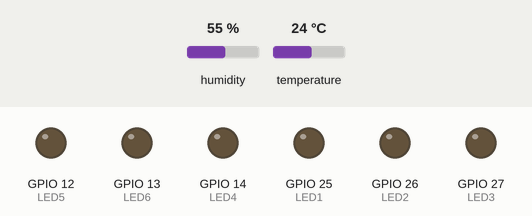
Recording of a sketch running on a simulated ESP32. Parts: output pins drawn as LEDs (lit = HIGH). Inputs (shaded band) come from the test bench; at power-on: humidity 55 %, temperature 24 °C. WiFi joins after 1.5 s; servers stay silent unless stated; uploads are accepted with an empty reply; what the sketch prints to the serial monitor is not drawn.

Above: at 0.0 s.
At 2.4 s:
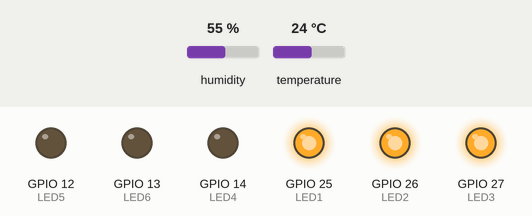
Timing chart, 0 to 3.9 s (numbered marks = the images above):
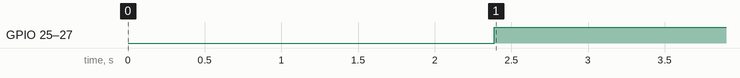

The sketch:

DHT11_ThingSpeak.ino
```cpp
// Este Projeto foi retirado do Livro IOT na prática do Curso Big Data e Inteligência Analítica da Faculdade Uniasselvi
// Este Código serve para Configurar o ESP32 na sua rede Wifi e Configurar o ThingSpeak para receber os dados do Sensor DHT11 para monitoramento da Temperatura Ambiente e Umidade do Ar
// Este Código pode ser reutilizado com outros sensores, bastando somente replicar a configuração de rede
// Para realizar a autenticação com o ThingSpeak, é necessário criar uma conta gratuita no site https://thingspeak.com/ e configurar seus canais.

// Chamando as bibliotecas

#include "ThingSpeak.h"
#include "DHT.h"
#include <WiFiClientSecure.h>

const char* ssid     = "ssid";     // Informar o ssid nome da rede Wifi
const char* password = "password";  // your network password
const char* server = "www.howsmyssl.com"; // Server URL // O certificado usado neste projeto é do exemplo WiFiClientSecure, caso a chave não funcione gere uma nova acessando o exemplo na biblioteca.
const char* test_root_ca= \
     "-----BEGIN CERTIFICATE-----\n" \
     "MIIDSjCCAjKgAwIBAgIQRK+wgNajJ7qJMDmGLvhAazANBgkqhkiG9w0BAQUFADA/\n" \
     "MSQwIgYDVQQKExtEaWdpdGFsIFNpZ25hdHVyZSBUcnVzdCBDby4xFzAVBgNVBAMT\n" \
     "DkRTVCBSb290IENBIFgzMB4XDTAwMDkzMDIxMTIxOVoXDTIxMDkzMDE0MDExNVow\n" \
     "PzEkMCIGA1UEChMbRGlnaXRhbCBTaWduYXR1cmUgVHJ1c3QgQ28uMRcwFQYDVQQD\n" \
     "Ew5EU1QgUm9vdCBDQSBYMzCCASIwDQYJKoZIhvcNAQEBBQADggEPADCCAQoCggEB\n" \
     "AN+v6ZdQCINXtMxiZfaQguzH0yxrMMpb7NnDfcdAwRgUi+DoM3ZJKuM/IUmTrE4O\n" \
     "rz5Iy2Xu/NMhD2XSKtkyj4zl93ewEnu1lcCJo6m67XMuegwGMoOifooUMM0RoOEq\n" \
     "OLl5CjH9UL2AZd+3UWODyOKIYepLYYHsUmu5ouJLGiifSKOeDNoJjj4XLh7dIN9b\n" \
     "xiqKqy69cK3FCxolkHRyxXtqqzTWMIn/5WgTe1QLyNau7Fqckh49ZLOMxt+/yUFw\n" \
     "7BZy1SbsOFU5Q9D8/RhcQPGX69Wam40dutolucbY38EVAjqr2m7xPi71XAicPNaD\n" \
     "aeQQmxkqtilX4+U9m5/wAl0CAwEAAaNCMEAwDwYDVR0TAQH/BAUwAwEB/zAOBgNV\n" \
     "HQ8BAf8EBAMCAQYwHQYDVR0OBBYEFMSnsaR7LHH62+FLkHX/xBVghYkQMA0GCSqG\n" \
     "SIb3DQEBBQUAA4IBAQCjGiybFwBcqR7uKGY3Or+Dxz9LwwmglSBd49lZRNI+DT69\n" \
     "ikugdB/OEIKcdBodfpga3csTS7MgROSR6cz8faXbauX+5v3gTt23ADq1cEmv8uXr\n" \
     "AvHRAosZy5Q6XkjEGB5YGV8eAlrwDPGxrancWYaLbumR9YbK+rlmM6pZW87ipxZz\n" \
     "R8srzJmwN0jP41ZL9c8PDHIyh8bwRLtTcm1D9SZImlJnt1ir/md2cXjbDaJWFBM5\n" \
     "JDGFoqgCWjBH4d1QB7wCCZAA62RjYJsWvIjJEubSfZGL*T0yjWW06XyxV3bqxbYo\n" \
     "Ob8VZRzI9neWagqNdwvYkQsEjgfbKbYK7p2CNTUQ\n" \
     "-----END CERTIFICATE-----\n";

//...BLOCO 1 - NOMEAR PINOS USADOS DO PROJETO...//

#define WriteAPIKey "API_KEY_NUMBER" // Informar a chave de escrita que foi cadastrada no ThingSpeak
#define Numero_Canal 0
#define DHTTYPE DHT11
#define DHTPIN 33

float umidade_ar = 0;
float temperatura = 0;

int LED1 = 25;
int LED2 = 26;
int LED3 = 27;
int LED4 = 14;
int LED5 = 12;
int LED6 = 13;

WiFiClient PCB_ESP32;
WiFiClientSecure client;

DHT SENSOR_DHT11(DHTPIN, DHTTYPE);

//...BLOCO 2 - CONFIGURAR PINOS USADOS NO PROJETO...//

void setup()
{
// Configurando o ESP32 na rede WiFi, Este trecho de código foi reutilizado da biblioteca de exemplos WiFiClientSecure

   //Initialize serial and wait for port to open:
  Serial.begin(115200);
  delay(100);

  Serial.print("Attempting to connect to SSID: ");
  Serial.println(ssid);
  WiFi.begin(ssid, password);

  // attempt to connect to Wifi network:
  while (WiFi.status() != WL_CONNECTED) {
    Serial.print(".");
    // wait 1 second for re-trying
    delay(1000);
  }

  Serial.print("Connected to:  ");
  Serial.println(ssid);

  client.setCACert(test_root_ca);
  //client.setCertificate(test_client_key); // for client verification
  //client.setPrivateKey(test_client_cert);  // for client verification

  Serial.println("\nStarting connection to server...");
  if (!client.connect(server, 443))
    Serial.println("Connection failed!");
  else {
    Serial.println("Connected to server!");
    // Make a HTTP request:
    client.println("GET https://www.howsmyssl.com/a/check HTTP/1.0");
    client.println("Host: www.howsmyssl.com");
    client.println("Connection: close");
    client.println();

    while (client.connected()) {
      String line = client.readStringUntil('\n');
      if (line == "\r") {
        Serial.println("headers received");
        break;
      }
    }
    // if there are incoming bytes available
    // from the server, read them and print them:
    while (client.available()) {
      char c = client.read();
      Serial.write(c);
    }

    client.stop();
  }

// Configurando os Pinos do Projeto e o ThingSpeak

  ThingSpeak.begin(PCB_ESP32);
  SENSOR_DHT11.begin();
  pinMode(LED1, OUTPUT);
  pinMode(LED2, OUTPUT);
  pinMode(LED3, OUTPUT);
  pinMode(LED4, OUTPUT);
  pinMode(LED5, OUTPUT);
  pinMode(LED6, OUTPUT);
}

//...BLOCO 3 - REPETIÇÃO DE TAREFAS...//

void loop()
{
  umidade_ar = SENSOR_DHT11.readHumidity();
  temperatura = SENSOR_DHT11.readTemperature();

  if (isnan(umidade_ar) || isnan(temperatura))
  {
    Serial.println("Failed to read from DHT sensor!");
    return;
  }

  Serial.print("Umidade: ");
  Serial.print(umidade_ar);
  Serial.print("%  Temperatura: ");
  Serial.print(temperatura);
  Serial.println("°C ");

  if(temperatura <= 10)
  {
    digitalWrite(LED1,HIGH);
    digitalWrite(LED2,LOW);
    digitalWrite(LED3,LOW);
    digitalWrite(LED4,LOW);
    digitalWrite(LED5,LOW);
    digitalWrite(LED6,LOW);
  }
  else if(temperatura > 10 && temperatura <= 20)
  {
    digitalWrite(LED1,HIGH);
    digitalWrite(LED2,HIGH);
    digitalWrite(LED3,LOW);
    digitalWrite(LED4,LOW);
    digitalWrite(LED5,LOW);
    digitalWrite(LED6,LOW);
  }
  else if(temperatura > 20 && temperatura <= 30)
  {
    digitalWrite(LED1,HIGH);
    digitalWrite(LED2,HIGH);
    digitalWrite(LED3,HIGH);
    digitalWrite(LED4,LOW);
    digitalWrite(LED5,LOW);
    digitalWrite(LED6,LOW);
  }
  else if(temperatura > 30 && temperatura <= 40)
  {
    digitalWrite(LED1,HIGH);
    digitalWrite(LED2,HIGH);
    digitalWrite(LED3,HIGH);
    digitalWrite(LED4,HIGH);
    digitalWrite(LED5,LOW);
    digitalWrite(LED6,LOW);
  }
  else if(temperatura > 40 && temperatura <= 50)
  {
    digitalWrite(LED1,HIGH);
    digitalWrite(LED2,HIGH);
    digitalWrite(LED3,HIGH);
    digitalWrite(LED4,HIGH);
    digitalWrite(LED5,HIGH);
    digitalWrite(LED6,LOW);
  }
  else if(temperatura > 50)
  {
    digitalWrite(LED1,HIGH);
    digitalWrite(LED2,HIGH);
    digitalWrite(LED3,HIGH);
    digitalWrite(LED4,HIGH);
    digitalWrite(LED5,HIGH);
    digitalWrite(LED6,HIGH);
  }

// Configurando os parâmetros para que o ThingSpeak receba os dados.

  ThingSpeak.setField(1, temperatura);
  ThingSpeak.setField(2, umidade_ar);

  int x = ThingSpeak.writeFields(Numero_Canal, WriteAPIKey);

  if(x == 200)
  {
    Serial.println("Dados Enviados com Sucesso ao ThingSpeak");
  }
  else
  {
    Serial.println("Problemas no Envio de Mensagens. HTTP Error Code: " + String(x));
  }

  // Wait a few seconds between measurements.
  delay(15000);

}
```

Measured:
- by itself, GPIO 25 (LED1), GPIO 26 (LED2), GPIO 27 (LED3): LOW → HIGH at 2.4 s
